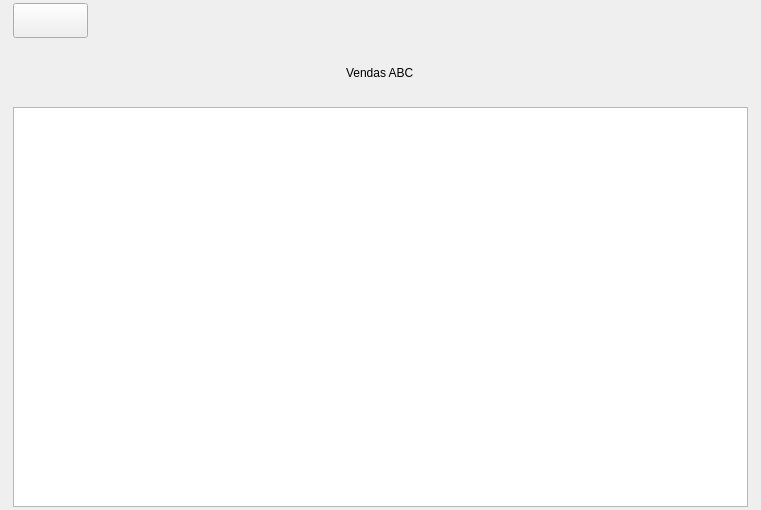
<?xml version="1.0" encoding="UTF-8"?>
<ui version="4.0">
 <class>WVendaAbc</class>
 <widget class="QWidget" name="WVendaAbc">
  <property name="geometry">
   <rect>
    <x>0</x>
    <y>0</y>
    <width>761</width>
    <height>510</height>
   </rect>
  </property>
  <property name="sizePolicy">
   <sizepolicy hsizetype="Fixed" vsizetype="Fixed">
    <horstretch>0</horstretch>
    <verstretch>0</verstretch>
   </sizepolicy>
  </property>
  <property name="minimumSize">
   <size>
    <width>761</width>
    <height>0</height>
   </size>
  </property>
  <property name="maximumSize">
   <size>
    <width>761</width>
    <height>16777215</height>
   </size>
  </property>
  <property name="windowTitle">
   <string>Form</string>
  </property>
  <layout class="QVBoxLayout" name="verticalLayout">
   <property name="spacing">
    <number>18</number>
   </property>
   <property name="leftMargin">
    <number>13</number>
   </property>
   <property name="topMargin">
    <number>1</number>
   </property>
   <property name="rightMargin">
    <number>13</number>
   </property>
   <property name="bottomMargin">
    <number>0</number>
   </property>
   <item alignment="Qt::AlignLeft">
    <widget class="QPushButton" name="pbVoltar">
     <property name="sizePolicy">
      <sizepolicy hsizetype="Fixed" vsizetype="Fixed">
       <horstretch>0</horstretch>
       <verstretch>0</verstretch>
      </sizepolicy>
     </property>
     <property name="minimumSize">
      <size>
       <width>75</width>
       <height>35</height>
      </size>
     </property>
     <property name="maximumSize">
      <size>
       <width>75</width>
       <height>35</height>
      </size>
     </property>
     <property name="cursor">
      <cursorShape>PointingHandCursor</cursorShape>
     </property>
     <property name="text">
      <string/>
     </property>
     <property name="shortcut">
      <string>Ctrl+B</string>
     </property>
    </widget>
   </item>
   <item alignment="Qt::AlignHCenter">
    <widget class="QLabel" name="outTitulo">
     <property name="sizePolicy">
      <sizepolicy hsizetype="Preferred" vsizetype="Fixed">
       <horstretch>0</horstretch>
       <verstretch>0</verstretch>
      </sizepolicy>
     </property>
     <property name="minimumSize">
      <size>
       <width>0</width>
       <height>29</height>
      </size>
     </property>
     <property name="maximumSize">
      <size>
       <width>16777215</width>
       <height>29</height>
      </size>
     </property>
     <property name="text">
      <string>Vendas ABC</string>
     </property>
    </widget>
   </item>
   <item alignment="Qt::AlignHCenter">
    <widget class="QTableView" name="tabela">
     <property name="sizePolicy">
      <sizepolicy hsizetype="Fixed" vsizetype="Fixed">
       <horstretch>0</horstretch>
       <verstretch>0</verstretch>
      </sizepolicy>
     </property>
     <property name="minimumSize">
      <size>
       <width>735</width>
       <height>400</height>
      </size>
     </property>
     <property name="maximumSize">
      <size>
       <width>735</width>
       <height>400</height>
      </size>
     </property>
     <attribute name="horizontalHeaderCascadingSectionResizes">
      <bool>true</bool>
     </attribute>
     <attribute name="verticalHeaderVisible">
      <bool>false</bool>
     </attribute>
    </widget>
   </item>
  </layout>
 </widget>
 <tabstops>
  <tabstop>pbVoltar</tabstop>
  <tabstop>tabela</tabstop>
 </tabstops>
 <resources/>
 <connections>
  <connection>
   <sender>pbVoltar</sender>
   <signal>clicked()</signal>
   <receiver>WVendaAbc</receiver>
   <slot>voltar()</slot>
   <hints>
    <hint type="sourcelabel">
     <x>57</x>
     <y>31</y>
    </hint>
    <hint type="destinationlabel">
     <x>199</x>
     <y>149</y>
    </hint>
   </hints>
  </connection>
 </connections>
 <slots>
  <slot>voltar()</slot>
 </slots>
</ui>
